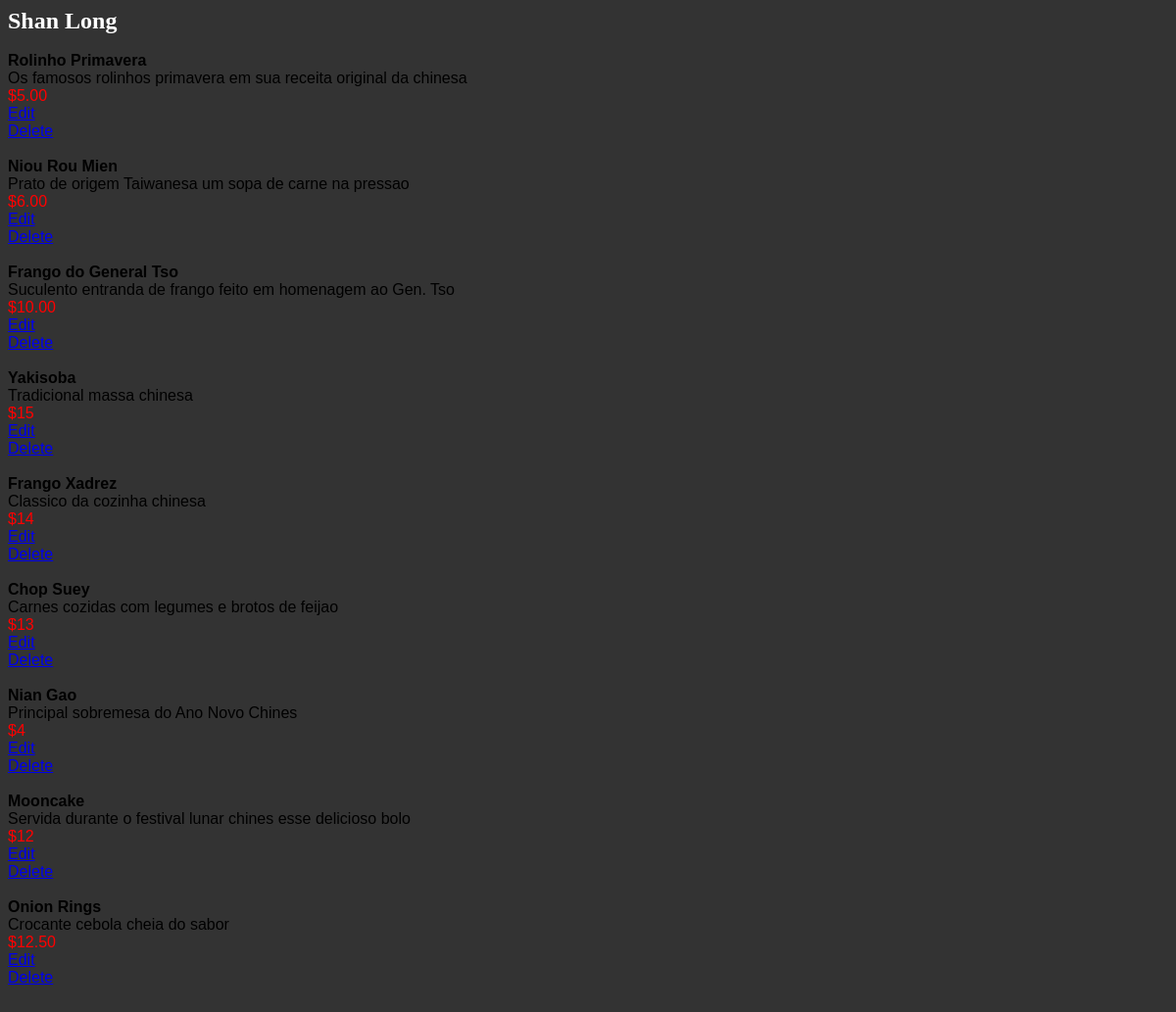
The page /restaurants/4 on the database as committed earlier.
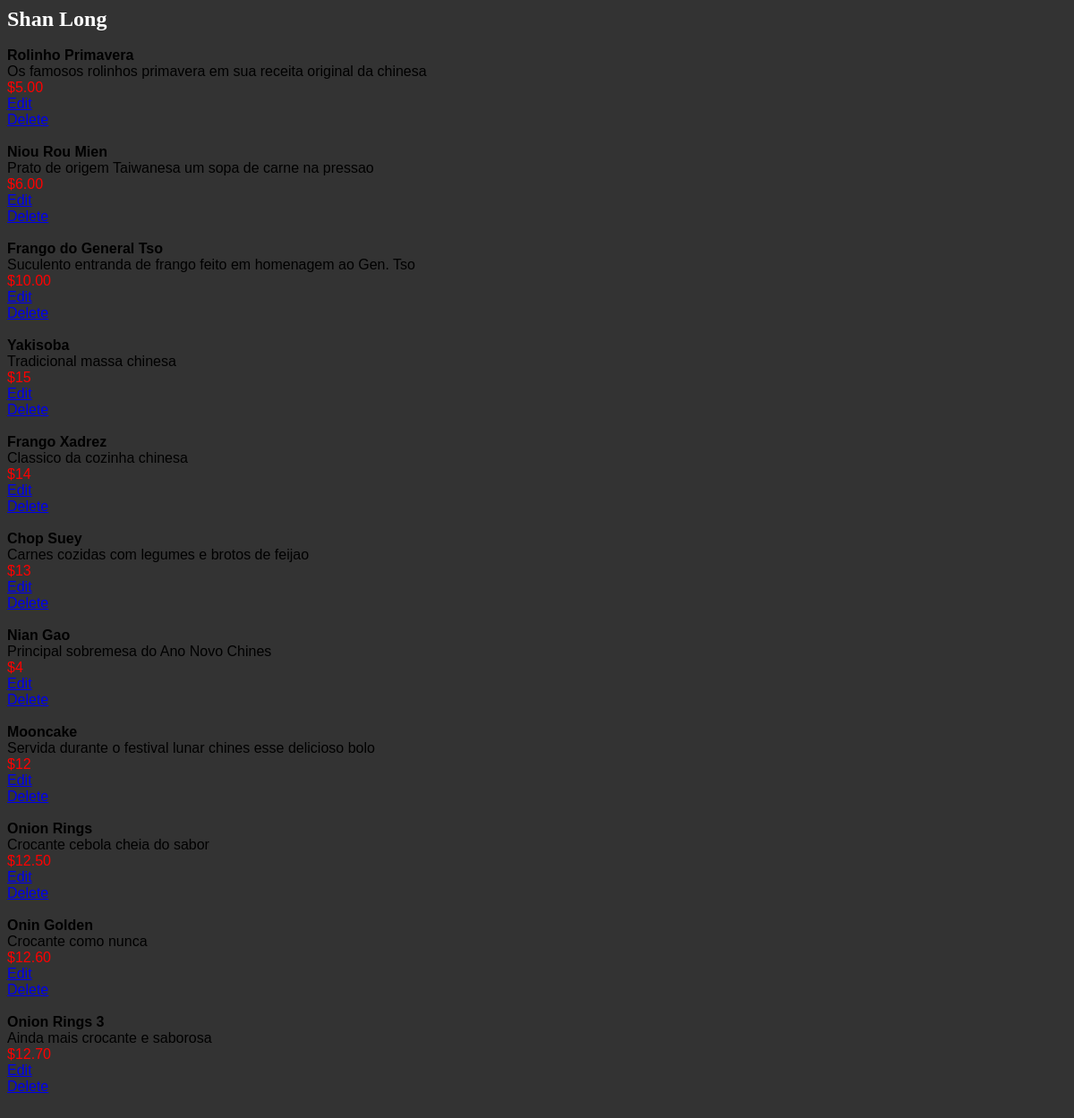
The same page on the database as committed later.
### database_setup.py (models this page shows, shortened)
class Restaurant(Base):
    __tablename__ = 'restaurant'
    name = Column(String(80), nullable=False)
    id = Column(Integer, primary_key=True)

class MenuItem(Base):
    __tablename__ = 'menu_item'
    name = Column(String(80), nullable=False)
    id = Column(Integer, primary_key=True)
    course = Column(String(250))
    description = Column(String(250))
    price = Column(String(8))
    restaurant_id = Column(Integer, ForeignKey('restaurant.id'))
    restaurant = relationship(Restaurant)

### flask-practice.py (the view)
@app.route("/")
@app.route("/restaurants/<int:restaurant_id>")
def restaurantMenu(restaurant_id):
    DBSession = sessionmaker(bind=engine)
    session = DBSession()
    restaurant = session.query(Restaurant).filter_by(id=restaurant_id).one()
    items = session.query(MenuItem).filter_by(restaurant_id=restaurant_id)
    return render_template("menu.html", restaurant=restaurant, items=items)

### templates/menu.html (shortened to what this page needs)
<!DOCTYPE html>
<html lang="en" dir="ltr">
  <head>
    <link rel="stylesheet" type="text/css" href="{{url_for('static', filename='styles.css')}}">
  </head>
  <body>
    <h2><b>{{restaurant.name}}</b></h2>
    {% for item in items %}
      <b>{{item.name}}</b>
      {{item.description}}
      <span style="color:red">{{item.price}}</span>
      <a href="{{url_for('editMenuItem', restaurant_id = restaurant.id, menu_id = item.id )}}">Edit</a>
      <a href="{{url_for('deleteMenuItem', restaurant_id = restaurant.id, menu_id = item.id )}}">Delete</a>
    {% endfor %}
  </body>
</html>

### static/styles.css (style rules this page uses)
body { font-family: sans-serif; background-color: #333333; }
h1, h2, h3, h4 { color: #FFFFFF; }
h1, h2 { font-family: "Georgia", serif; margin: 0px; }

Rows that differ between the two databases and show on the page:
added MenuItem: name "Onin Golden", description "Crocante como nunca", price "$12.60"
added MenuItem: name "Onion Rings 3", description "Ainda mais crocante e saborosa", price "$12.70"
